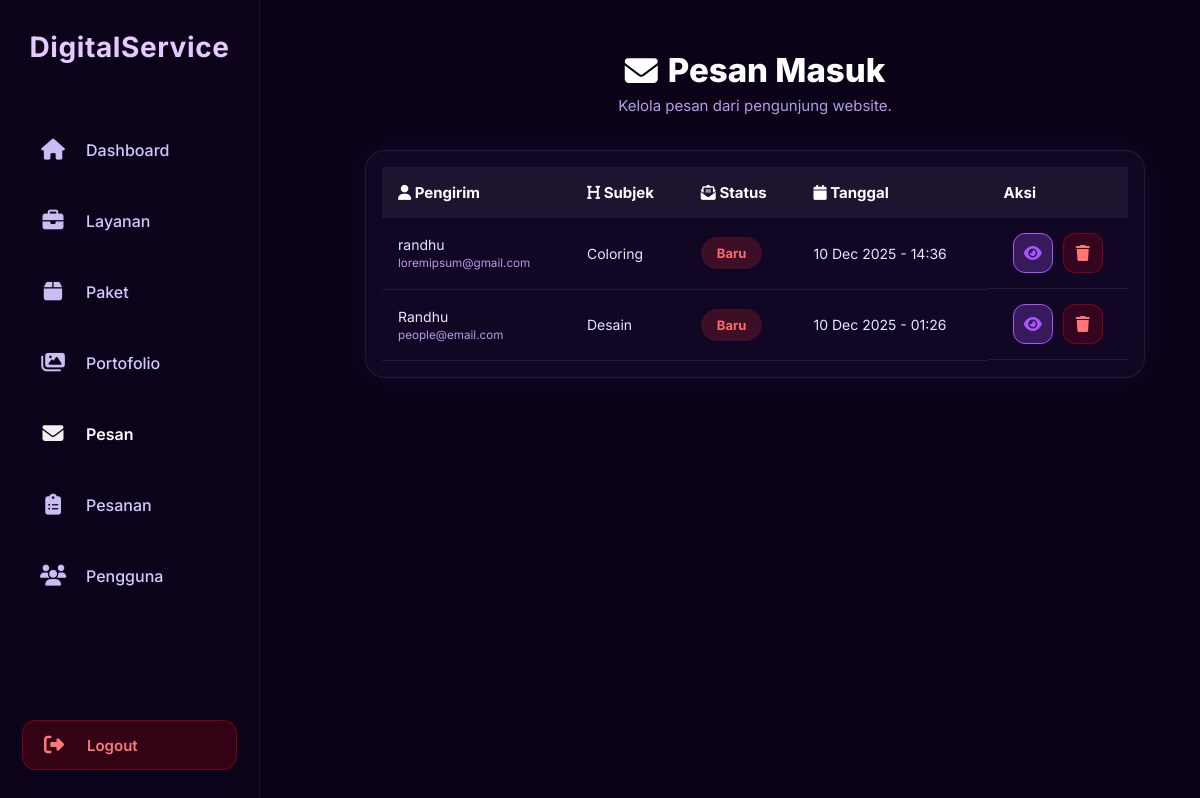
The app's page /digital_service/public/views/admin/pages/messages.php (signed in) with its own data.
### tables this page shows
CREATE TABLE `contact_messages` (
  `id` int(10) UNSIGNED NOT NULL,
  `name` varchar(100) NOT NULL,
  `email` varchar(150) NOT NULL,
  `subject` varchar(150) NOT NULL,
  `message` text NOT NULL,
  `status` enum('BELUM DIBALAS','SUDAH DIBALAS') DEFAULT 'BELUM DIBALAS',
  `created_at` timestamp NOT NULL DEFAULT current_timestamp()
);

### digital_service/config/app.php (called while the page is built, shortened)
<?php
$BASE_URL = "http://localhost/digital_service/";
?>

### digital_service/public/views/admin/pages/messages.php (the view, shortened to what this page needs)
<?php
require_once __DIR__ . "/../../../../config/db.php";
require_once __DIR__ . "/../../../../config/app.php";
$messages = [];
$q = $conn->query("SELECT * FROM contact_messages ORDER BY created_at DESC");
if ($q) while ($row = $q->fetch_assoc()) $messages[] = $row;
?>
<!DOCTYPE html>
<html lang="id">
<head>
    <link rel="stylesheet" href="<?= $BASE_URL ?>public/assets/styles/components/sidebar.css">
    <link rel="stylesheet" href="<?= $BASE_URL ?>public/assets/styles/admin/dashboard.css">
    <link rel="stylesheet" href="<?= $BASE_URL ?>public/assets/styles/admin/messages.css">
    <link rel="stylesheet" href="https://cdnjs.cloudflare.com/ajax/libs/font-awesome/6.5.0/css/all.min.css">
</head>
<body>
<div class="admin-layout">
    <?php $active = 'messages'; include __DIR__ . "/../layout/sidebar.php"; ?>
    <div class="admin-content">
        <div class="page-header">
            <h1><i class="fa-solid fa-envelope"></i> Pesan Masuk</h1>
            <p class="subtitle">Kelola pesan dari pengunjung website.</p>
        </div>
        <?php if (count($messages)): ?>
        <div class="table-wrapper">
            <table class="table-messages">
                <thead>
                    <tr>
                        <th><i class="fa-solid fa-user"></i> Pengirim</th>
                        <th><i class="fa-solid fa-heading"></i> Subjek</th>
                        <th><i class="fa-solid fa-envelope-open-text"></i> Status</th>
                        <th><i class="fa-solid fa-calendar"></i> Tanggal</th>
                        <th>Aksi</th>
                    </tr>
                </thead>
                <tbody>
                    <?php foreach($messages as $msg): ?>
                    <tr>
                        <td>
                            <?= htmlspecialchars($msg['name']) ?><br>
                            <small style="color:var(--text-dim)"><?= htmlspecialchars($msg['email']) ?></small>
                        </td>
                        <td><?= htmlspecialchars($msg['subject']) ?></td>
                        <td>
                            <?php if ($msg['status'] === 'BELUM DIBALAS'): ?>
                                <span class="status-badge new">Baru</span>
                            <?php else: ?>
                                <span class="status-badge seen">Dibalas</span>
                            <?php endif; ?>
                        </td>
                        <td><?= date("d M Y - H:i", strtotime($msg['created_at'])) ?></td>
                        <td class="actions">
                            <a href="<?= $BASE_URL ?>public/views/admin/pages/message_detail.php?id=<?= $msg['id'] ?>" class="btn-detail">
                                <i class="fa-solid fa-eye"></i>
                            </a>
                            <button data-id="<?= $msg['id'] ?>" class="btn-delete">
                                <i class="fa-solid fa-trash"></i>
                            </button>
                        </td>
                    </tr>
                    <?php endforeach; ?>
                </tbody>
            </table>
        </div>
        <?php else: ?>
            <p class="empty">Belum ada pesan masuk.</p>
        <?php endif; ?>
    </div>
</div>
</body>
</html>

### digital_service/public/assets/styles/components/sidebar.css (style rules this page uses)
* { margin: 0; padding: 0; box-sizing: border-box; font-family: "Inter", sans-serif }

### digital_service/public/assets/styles/admin/dashboard.css (style rules this page uses)
* { margin: 0; padding: 0; box-sizing: border-box; font-family: "Inter", sans-serif; }
a { text-decoration: none; color: inherit; cursor: pointer; }
:root { --bg: #070615; --bg-soft: #0d0b20; --bg-elevated: #14122b; --accent: #8a63ff; --accent-soft: #d0c6ff; --accent-hover: #a98cff; --text: #ffffff; --text-dim: #c7c2e0; --border: #2d2942; }
html, body { width: 100%; min-height: 100vh; overflow-x: hidden; overflow-y: auto; background: #0b0218; color: var(--text); }
.admin-layout { display: flex; width: 100%; min-height: 100vh; }
.subtitle { font-size: 15px; color: var(--text-dim); }

### digital_service/public/assets/styles/admin/messages.css (style rules this page uses)
:root { --bg-main: #0b0218; --bg-elevated: #110724; --border: rgba(255,255,255,0.08); --text: #efe1ff; --text-dim: #b69ce8; --accent: #a855ff; --accent-hover: #be82ff; --danger: #ff4d4d; --new: #ff6b6b; --seen: #57ff9a; }
body { background: var(--bg-main); color: var(--text); font-family: "Inter", sans-serif; margin: 0; padding: 0; }
a { text-decoration: none; }
.admin-layout { display: flex; width: 100%; }
.admin-content { flex: 1; margin-left: 50px; padding: 50px 55px 70px; display: flex; flex-direction: column; align-items: center; animation: fadeIn .35s ease forwards; min-height: 100vh; box-sizing: border-box; }
.page-header { text-align: center; margin-bottom: 35px; }
.page-header h1 { display: inline-flex; align-items: center; gap: 10px; font-size: 33px; font-weight: 800; color: #fff; }
.page-header .subtitle { font-size: 15px; margin-top: 6px; color: var(--text-dim); }
.table-wrapper { width: 100%; max-width: 1100px; background: var(--bg-elevated); padding: 16px; border-radius: 20px; border: 1px solid var(--border); box-shadow: 0 0 28px rgba(168,85,255,.08); display: flex; justify-content: center; box-sizing: border-box; }
.table-messages { width: 100%; border-collapse: collapse; }
.table-messages thead tr { background: rgba(255,255,255,.05); }
.table-messages th { text-align: left; padding: 16px; font-size: 15px; font-weight: 700; color: #fff; }
.table-messages td { padding: 15px 16px; font-size: 14px; border-bottom: 1px solid var(--border); color: var(--text); }
.table-messages tbody tr { transition: .25s ease; }
.status-badge { font-weight: 700; padding: 8px 16px; border-radius: 20px; font-size: 13px; display: inline-block; transition: .25s ease; }
.status-badge.new { background: rgba(255,50,50,.18); color: var(--new); }
.actions { display: flex; justify-content: center; gap: 10px; }
.btn-detail, .btn-delete { width: 40px; height: 40px; border-radius: 12px; display: inline-flex; justify-content: center; align-items: center; font-size: 16px; cursor: pointer; transition: .25s ease; }
.btn-detail { background: rgba(168,85,255,.25); border: 1px solid var(--accent); color: var(--accent); }
.btn-delete { background: rgba(255,0,0,.15); border: 1px solid rgba(255,0,0,.35); color: #ff7676; }

### records on screen
contact_messages: name "randhu", email "loremipsum@gmail.com", subject "Coloring", status "Baru", created_at "10 Dec 2025 - 14:36"
contact_messages: name "Randhu", email "people@email.com", subject "Desain", status "Baru", created_at "10 Dec 2025 - 01:26"
